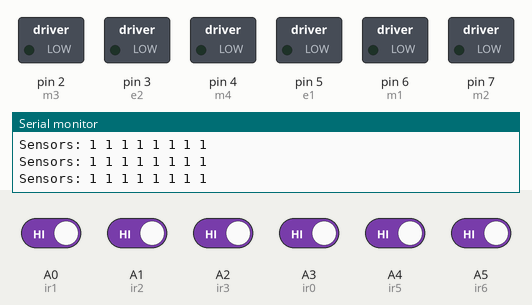
This sketch was run on a simulated Arduino Uno, built with avr-gcc and run on an emulated ATmega328P. Shown: switched loads named in the sketch (green lamp = pin HIGH), the last lines printed to the serial monitor. The test bench sets the inputs (shaded band); at power-on: A0 (ir1), A1 (ir2), A2 (ir3), A3 (ir0), A4 (ir5), A5 (ir6) HIGH.

Above: at 1.2 s.
1.3 s: A0 (ir1) driven LOW
At 2.2 s:
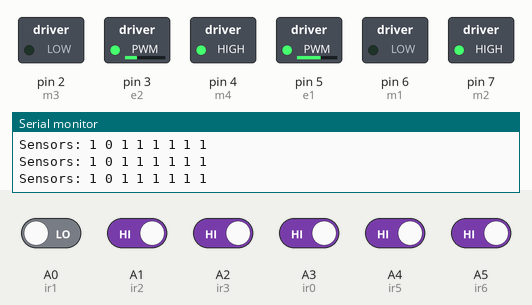
2.9 s: A2 (ir3) driven LOW
At 3.7 s:
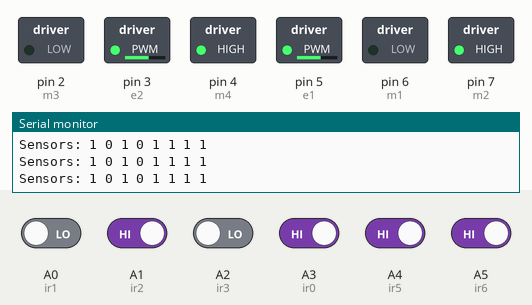
4.5 s: A2 (ir3) driven HIGH
At 5.1 s:
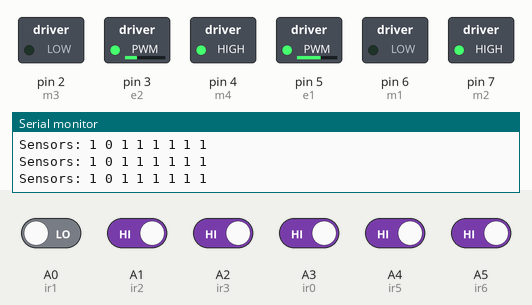
6.1 s: A0 (ir1) driven HIGH
At 6.5 s:
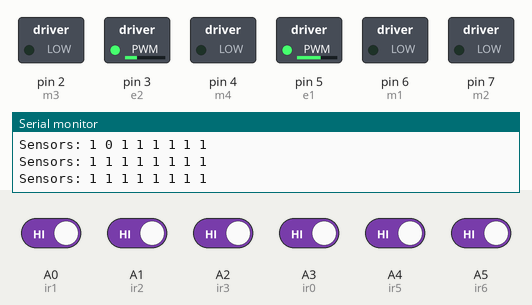
7.7 s: A4 (ir5) driven LOW
At 9.0 s:
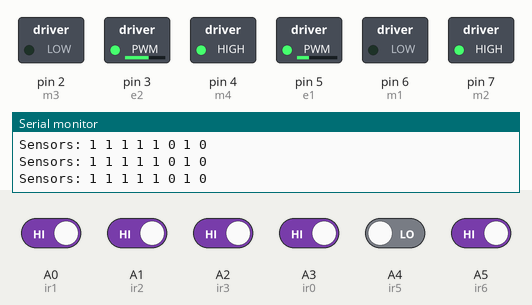
9.3 s: A4 (ir5) driven HIGH
At 10.6 s:
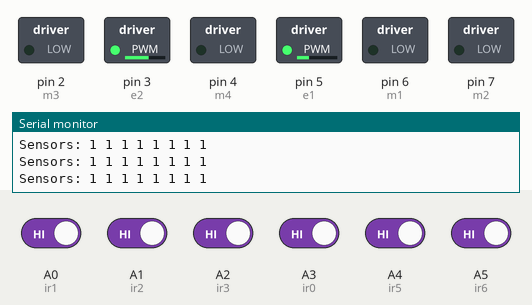
Timing chart, 0 to 11.9 s (numbered marks = the images above; inputs shaded):
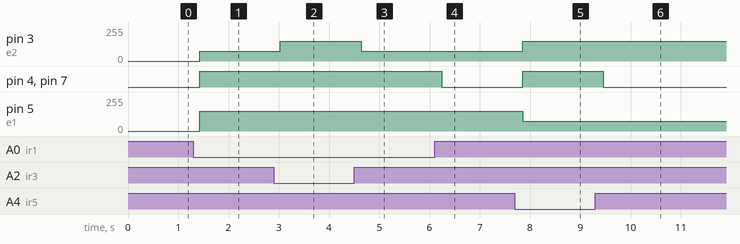

Measured:
- after the input at 1.3 s, pin 3 (e2): 0/255 → 75/255 after 0.13 s; pin 4 (m4), pin 7 (m2): LOW → HIGH after 0.13 s; pin 5 (e1): 0/255 → 150/255 after 0.13 s
- after the input at 2.9 s, pin 3 (e2): 75/255 → 150/255 after 0.13 s
- after the input at 4.5 s, pin 3 (e2): 150/255 → 75/255 after 0.14 s
- after the input at 6.1 s, pin 4 (m4), pin 7 (m2): HIGH → LOW after 0.15 s
- after the input at 7.7 s, pin 3 (e2): 75/255 → 150/255 after 0.15 s; pin 4 (m4), pin 7 (m2): LOW → HIGH after 0.15 s; pin 5 (e1): 150/255 → 75/255 after 0.15 s
- after the input at 9.3 s, pin 4 (m4), pin 7 (m2): HIGH → LOW after 0.16 s

The sketch:

ONOFF.ino
```cpp
// Definiciones de pines de motores
#define m1 6  // Right Motor PIN_MOTOR_R_1
#define m2 7  // Right Motor PIN_MOTOR_R_2
#define m3 2  // Left Motor PIN_MOTOR_L_1
#define m4 4  // Left Motor PIN_MOTOR_L_2
#define e1 5  // Right Motor Enable PIN_MOTOR_R_PWM
#define e2 3  // Left Motor Enable PIN_MOTOR_L_PWM

// Definiciones de pines de sensores
#define ir0 17
#define ir1 A0
#define ir2 A1
#define ir3 A2
#define ir4 A3
#define ir5 A4
#define ir6 A5
#define ir7 18

// Variable de velocidad
int velocidad = 150; // Puedes ajustar la velocidad entre 0 y 255

void setup() {
  Serial.begin(9600);
  Serial.println("STARTING SERIAL");
  Serial.println("==========================================");

  // Configuración de pines de motores
  pinMode(m1, OUTPUT);
  pinMode(m2, OUTPUT);
  pinMode(m3, OUTPUT);
  pinMode(m4, OUTPUT);
  pinMode(e1, OUTPUT);
  pinMode(e2, OUTPUT);

  // Configuración de pines de sensores
  pinMode(ir0, INPUT);
  pinMode(ir1, INPUT);
  pinMode(ir2, INPUT);
  pinMode(ir3, INPUT);
  pinMode(ir4, INPUT);
  pinMode(ir5, INPUT);
  pinMode(ir6, INPUT);
  pinMode(ir7, INPUT);
}

void loop() {
  // Lectura de valores de sensores
  int s0 = digitalRead(ir0);  // Left Most Sensor
  int s1 = digitalRead(ir1);  // Left Sensor
  int s2 = digitalRead(ir2);  // Left Center Sensor
  int s3 = digitalRead(ir3);  // Center Left Sensor
  int s4 = digitalRead(ir4);  // Center Right Sensor
  int s5 = digitalRead(ir5);  // Right Center Sensor
  int s6 = digitalRead(ir6);  // Right Sensor
  int s7 = digitalRead(ir7);  // Right Most Sensor


  Serial.print("Sensors: ");
  Serial.print(s0);
  Serial.print(" ");
  Serial.print(s1);
  Serial.print(" ");
  Serial.print(s2);
  Serial.print(" ");
  Serial.print(s3);
  Serial.print(" ");
  Serial.print(s4);
  Serial.print(" ");
  Serial.print(s5);
  Serial.print(" ");
  Serial.print(s6);
  Serial.print(" ");
  Serial.println(s7);

  // Lógica de control del seguidor de línea

   if (s3 == 0 || s4 == 0) {
    // Avanzar cuando el sensor central izquierdo detecta la línea
    analogWrite(e1, velocidad);
    analogWrite(e2, velocidad);
    digitalWrite(m1, LOW);
    digitalWrite(m2, HIGH);
    digitalWrite(m3, LOW);
    digitalWrite(m4, HIGH);
  } else if ((s2 == 0) || (s1 == 0)) {
    // Girar ligeramente a la derecha
    analogWrite(e1, velocidad);
    analogWrite(e2, velocidad / 2);
    digitalWrite(m1, LOW);
    digitalWrite(m2, HIGH);
    digitalWrite(m3, LOW);
    digitalWrite(m4, HIGH);
  } else if (s0 == 0) {
    // Girar fuertemente a la derecha
    analogWrite(e1, velocidad);
    analogWrite(e2, 0);
    digitalWrite(m1, LOW);
    digitalWrite(m2, HIGH);
    digitalWrite(m3, LOW);
    digitalWrite(m4, HIGH);
  } else if ((s5 == 0) || (s6 == 0)) {
    // Girar ligeramente a la izquierda
    analogWrite(e1, velocidad / 2);
    analogWrite(e2, velocidad);
    digitalWrite(m1, LOW);
    digitalWrite(m2, HIGH);
    digitalWrite(m3, LOW);
    digitalWrite(m4, HIGH);
  } else if (s7 == 0) {
    // Girar fuertemente a la izquierda
    analogWrite(e1, 0);
    analogWrite(e2, velocidad);
    digitalWrite(m1, LOW);
    digitalWrite(m2, HIGH);
    digitalWrite(m3, LOW);
    digitalWrite(m4, HIGH);
  } else {
    // Detenerse si no se detecta la línea
    digitalWrite(m1, LOW);
    digitalWrite(m2, LOW);
    digitalWrite(m3, LOW);
    digitalWrite(m4, LOW);
  }

  delay(200);
}
```
